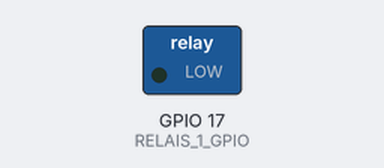
The program below on a simulated Raspberry Pi (BCM pin numbers). Shown: switched loads named in the program (green lamp = pin HIGH). At 5.0 s the program stops and its outputs stay as they are.

Above: at 0.1 s.
At 3.1 s:
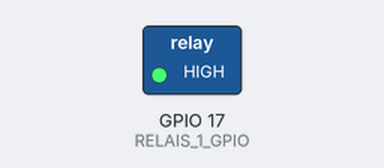
Timing chart, 0 to 4.6 s (numbered marks = the images above):
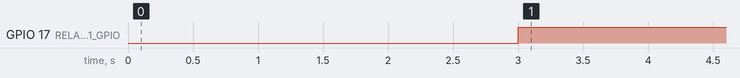

Measured:
- by itself, GPIO 17 (RELAIS_1_GPIO): LOW → HIGH at 3.0 s

The program:

relay.py
```python
import RPi.GPIO as GPIO
import time
GPIO.cleanup
GPIO.setwarnings(False)
GPIO.setmode(GPIO.BCM) # GPIO Numbers instead of board numbers

RELAIS_1_GPIO = 17
GPIO.setup(RELAIS_1_GPIO, GPIO.OUT) # GPIO Assign mode
GPIO.output(RELAIS_1_GPIO, GPIO.LOW) # out
time.sleep(3)
GPIO.output(RELAIS_1_GPIO, GPIO.HIGH) # on
time.sleep(2)
```
